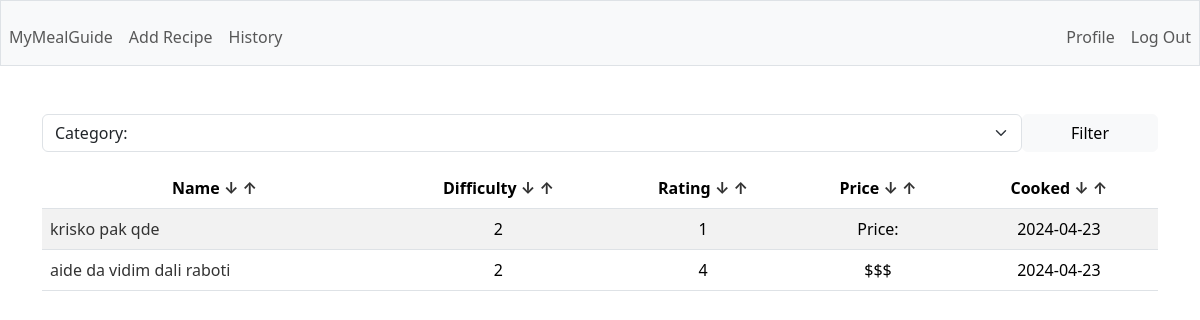
/ (signed in), run on an earlier commit of the app's database.
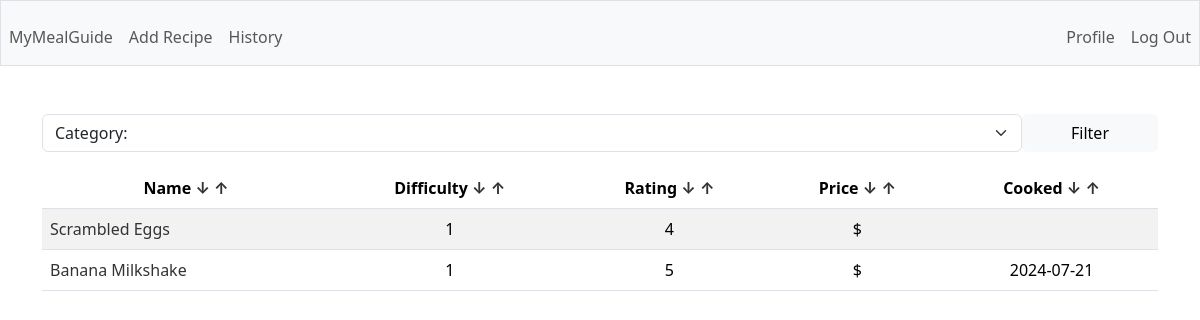
And on a later commit of the database.
### tables this page shows
CREATE TABLE recipes (
        id INTEGER PRIMARY KEY AUTOINCREMENT,
        user_id INTEGER,
        name TEXT NOT NULL,
        description TEXT,
        total_time INTEGER,
        category TEXT,
        instructions TEXT,
        difficulty INTEGER,
        rating INTEGER,
        price TEXT,
        last_cooked DATE,
        FOREIGN KEY(user_id) REFERENCES users(id)
    );

### app.py (the view)
@app.route('/')
@login_required
def home():
    category = request.args.get('category')
    if category:
        rows = g.c.execute('SELECT id, name, category, difficulty, rating, price, last_cooked FROM recipes WHERE user_id = ? AND category = ?', (session['user_id'], category)).fetchall()
        return render_template('index.html', rows=rows, columns=COLUMNS, categories=CATEGORIES, category=category.capitalize())
    else:
        rows = g.c.execute('SELECT id, name, category, difficulty, rating, price, last_cooked FROM recipes WHERE user_id = ?', (session['user_id'],)).fetchall()
        return render_template('index.html', rows=rows, columns=COLUMNS, categories=CATEGORIES)

### app.py (called while the page is built)
@app.before_request
def before_request():
    g.db = sqlite3.connect('database.db')
    g.c = g.db.cursor()

@app.teardown_request
def teardown_request(exception):
    db = getattr(g, 'db', None)
    if db is not None:
        db.close()

@app.after_request
def after_request(response):
    response.headers['Cache-Control'] = 'no-cache, no-store, must-revalidate'
    response.headers['Pragma'] = 'no-cache'
    response.headers['Expires'] = '0'
    return response

### helpers.py (called while the page is built)
def login_required(f):
    @wraps(f)
    def decorated_function(*args, **kwargs):
        if session.get('user_id') is None:
            return redirect('/login')
        return f(*args, **kwargs)
    return decorated_function

### templates/index.html (shortened to what this page needs)
{% extends "layout.html" %} {% block title %} Homepage {% endblock %} {% block
main %}
<div class="mb-3">
  <form action="/sort" method="GET" class="d-flex">
    <select
      name="category"
      class="form-select"
      aria-label="Default select example"
    >
      {% if category %}
      <option selected disabled>Category: {{ category }}</option>
      {% else %}
      <option selected disabled>Category:</option>
      {% endif %}
    </select>
    <button class="btn btn-light d-block px-5" type="submit">Filter</button>
  </form>
</div>
<table class="table table-striped">
  <thead>
    <tr>
      {% for c in columns %}
      <th scope="col">
        {{ c.capitalize() }}
        <a href="{{ url_for('sort', column=c, way='DESC')}}">↓</a>
        <a href="{{ url_for('sort', column=c, way='ASC')}}">↑</a>
      </th>
      {% endfor %}
    </tr>
  </thead>
  <tbody>
    {% for row in rows: %}
    <tr>
      <td class="text-start">
        <a href="/recipe/{{ row[0] }}">{{ row[1] }}</a>
      </td>
      <td>{{ row[3] }}</td>
      <td>{{ row[4] }}</td>
      <td>{{ row[5] }}</td>
      <td>{{ row[6]}}</td>
    </tr>
    {% endfor %}
  </tbody>
</table>
{% endblock %}

### templates/layout.html (shortened to what this page needs)
<!DOCTYPE html>
<html lang="en">
  <head>
    <link
      href="https://cdn.jsdelivr.net/npm/bootstrap@5.3.2/dist/css/bootstrap.min.css"
      rel="stylesheet"
    />
    <link href="/static/styles.css" rel="stylesheet" />
  </head>
  <body>
    <nav class="bg-light border navbar navbar-expand-md navbar-light">
          {% if session["user_id"] %}
          <ul class="navbar-nav me-auto mt-2">
            <li class="nav-item">
              <a class="nav-link" href="/">MyMealGuide</a>
            </li>
            <li class="nav-item"><a class="nav-link" href="/add">Add Recipe</a></li>
            <li class="nav-item">
              <a class="nav-link" href="/history">History</a>
            </li>
          </ul>
          <ul class="navbar-nav ms-auto mt-2">
            <li class="nav-item">
              <a href="/profile/{{session['user_id']}}" class="nav-link">Profile</a>
            </li>
            <li class="nav-item">
              <a class="nav-link" href="/logout">Log Out</a>
            </li>
          </ul>
          {% endif %}
    </nav>
    <main class="container py-5 text-center">
      {% block main %}{% endblock %}
    </main>
  </body>
</html>

### static/styles.css (style rules this page uses)
a { text-decoration: none; color: #333; }

What changed in the data, as far as the page shows it:
removed recipes: name "krisko pak qde", difficulty "2", rating "1", price "Price:", last_cooked "2024-04-23"
removed recipes: name "aide da vidim dali raboti", difficulty "2", rating "4", price "$$$", last_cooked "2024-04-23"
added recipes: name "Scrambled Eggs", difficulty "1", rating "4", price "$"
added recipes: name "Banana Milkshake", difficulty "1", rating "5", price "$", last_cooked "2024-07-21"
